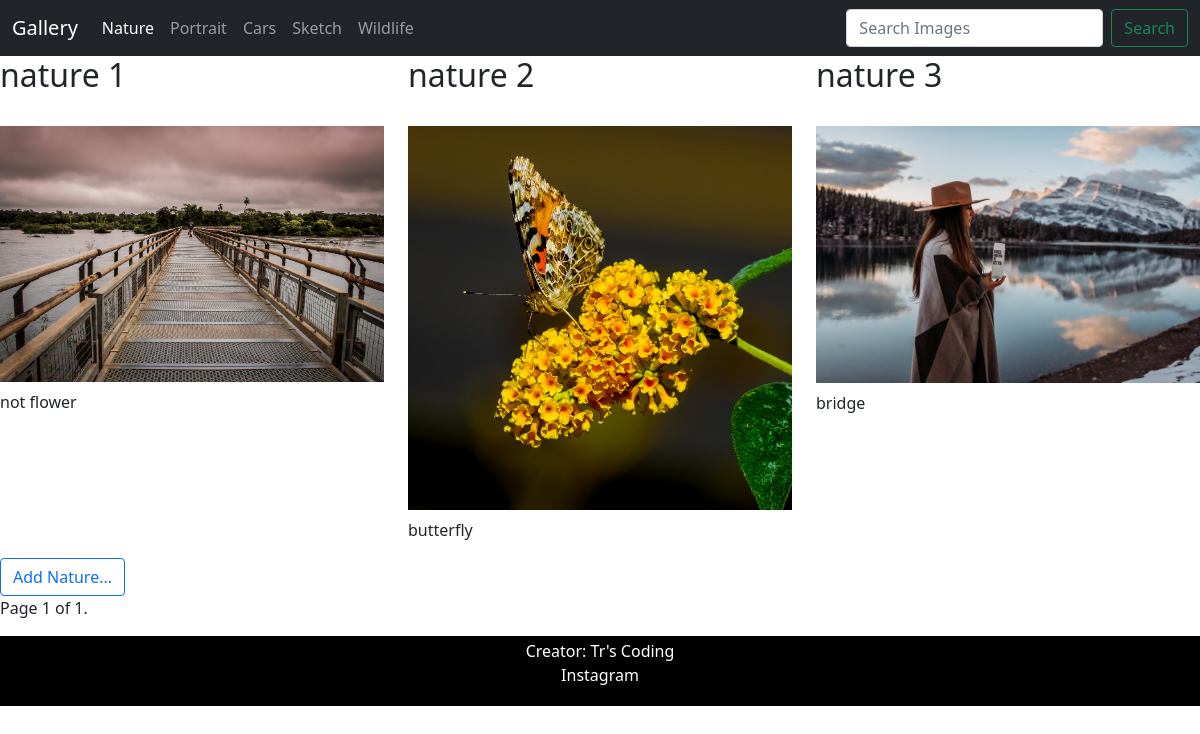
/nature/, run on the app's committed database.
### Application/models.py (models this page shows, shortened)
class Nature(models.Model):
	title = models.CharField(max_length = 100)
	images = models.ImageField(upload_to = 'Application/Nature')
	description = models.TextField()

### Application/views.py (the view, shortened to what this page needs)
# urls.py: path('nature/', views.nature, name = 'nature'),
def nature(request):
	nature = Nature.objects.all()
	paginator = Paginator(nature, 8)
	pageNumber = request.GET.get('page')
	pageObj = paginator.get_page(pageNumber)
	if request.method == 'GET':
		return render(request, 'Application/nature.html', {'pageObj': pageObj, 'form':NatureModel()})

### Application/form.py
class NatureModel(forms.ModelForm):
	class Meta:
		model = Nature
		fields = '__all__'
		widgets = {
			'title' : forms.TextInput(attrs = {'class' : 'form-control', 'id': 'titleId', 'placeholder': 'A Sweet Name'}),
			'description': forms.Textarea(attrs={'cols': 80, 'rows': 3, 'id': 'descriptionId', 'class' : 'form-control', 'placeholder': 'About This Images'}),
		}

### Application/templates/Application/nature.html (shortened to what this page needs)
{% extends 'Application/basic.html' %}
	{% block content %}
	{% load static %}
<div class = "row">
	{% for value in pageObj %}
	<div class = "col-lg-4 col-md-6">
		<h2>{{value.title}}</h2><br>
		<a href= "{% url 'natureImages' value.id %}">
		<img src = "{{value.images.url}}" class ="img-fluid mb-2" >
		</a>
		<p>{{value.description|striptags|truncatechars:100}}</p>
	</div>
	{% endfor %}
	</div>
<button type="button" class="btn btn-outline-primary" data-bs-toggle="modal" data-bs-target="#exampleModal" data-bs-whatever="@getbootstrap">Add Nature...</button>
	<nav aria-label="..." style="margin-left: auto;">
                    <span class="current">
            Page {{ pageObj.number }} of {{ pageObj.paginator.num_pages }}.
        </span>
	</nav>
	{% endblock %}

### Application/static/Application/CSS/Style.css (style rules this page uses)
a { color: #fff; text-decoration: none; }

### data on the page
Nature: title "nature 1", images (picture), description "not flower"
Nature: title "nature 2", images (picture), description "butterfly"
Nature: title "nature 3", images (picture), description "bridge"

### other printed values
{{ pageObj.number }} "1"
{{ pageObj.paginator.num_pages }} "1"
